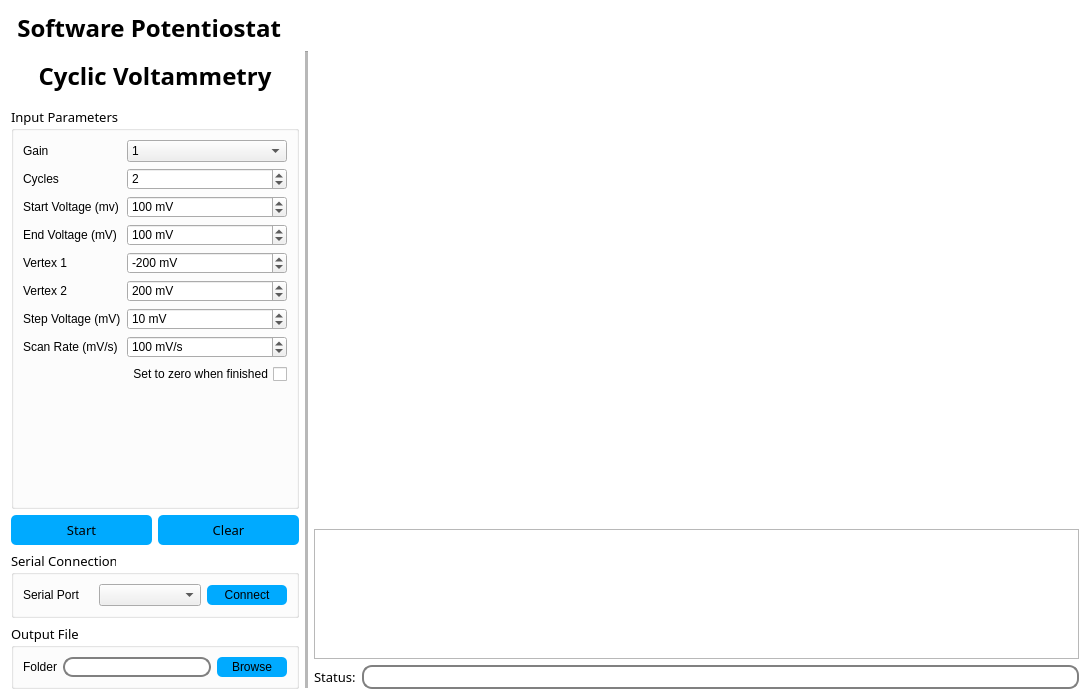
<?xml version="1.0" encoding="UTF-8"?>
<ui version="4.0">
 <class>MainWindow</class>
 <widget class="QWidget" name="MainWindow">
  <property name="geometry">
   <rect>
    <x>0</x>
    <y>0</y>
    <width>1090</width>
    <height>700</height>
   </rect>
  </property>
  <property name="minimumSize">
   <size>
    <width>1090</width>
    <height>700</height>
   </size>
  </property>
  <property name="font">
   <font>
    <family>Avenir Next LT Pro</family>
    <pointsize>10</pointsize>
   </font>
  </property>
  <property name="windowTitle">
   <string>Potenciostato</string>
  </property>
  <property name="styleSheet">
   <string notr="true">#MainWindow{
background-color: rgb(255, 255, 255);
}
QPushButton{
color:black;
border-radius: 5px;
background-color: rgb(0, 170, 255);
}
QPushButton:disabled{
color:black;
border-radius: 10px;
background-color: rgb(176, 176, 176);
}
QLineEdit {
    border: 2px solid gray;
    border-radius: 10px;
    padding: 0 8px;
    selection-background-color: darkgray;
}</string>
  </property>
  <layout class="QVBoxLayout" name="verticalLayout_3">
   <item>
    <layout class="QHBoxLayout" name="horizontalLayout_4" stretch="0,1">
     <item>
      <widget class="QLabel" name="titleText_2">
       <property name="maximumSize">
        <size>
         <width>16777215</width>
         <height>50</height>
        </size>
       </property>
       <property name="font">
        <font>
         <family>Avenir Next LT Pro</family>
         <pointsize>18</pointsize>
         <bold>true</bold>
        </font>
       </property>
       <property name="frameShape">
        <enum>QFrame::NoFrame</enum>
       </property>
       <property name="midLineWidth">
        <number>0</number>
       </property>
       <property name="text">
        <string> Software Potentiostat</string>
       </property>
       <property name="alignment">
        <set>Qt::AlignCenter</set>
       </property>
      </widget>
     </item>
     <item>
      <layout class="QHBoxLayout" name="horizontalLayout_3">
       <item>
        <spacer name="horizontalSpacer_3">
         <property name="orientation">
          <enum>Qt::Horizontal</enum>
         </property>
         <property name="sizeHint" stdset="0">
          <size>
           <width>40</width>
           <height>20</height>
          </size>
         </property>
        </spacer>
       </item>
       <item>
        <widget class="QLabel" name="label_fapesp">
         <property name="sizePolicy">
          <sizepolicy hsizetype="Fixed" vsizetype="Fixed">
           <horstretch>0</horstretch>
           <verstretch>0</verstretch>
          </sizepolicy>
         </property>
         <property name="minimumSize">
          <size>
           <width>150</width>
           <height>0</height>
          </size>
         </property>
         <property name="maximumSize">
          <size>
           <width>150</width>
           <height>50</height>
          </size>
         </property>
         <property name="text">
          <string/>
         </property>
         <property name="scaledContents">
          <bool>true</bool>
         </property>
         <property name="alignment">
          <set>Qt::AlignCenter</set>
         </property>
        </widget>
       </item>
       <item>
        <spacer name="horizontalSpacer">
         <property name="orientation">
          <enum>Qt::Horizontal</enum>
         </property>
         <property name="sizeHint" stdset="0">
          <size>
           <width>40</width>
           <height>20</height>
          </size>
         </property>
        </spacer>
       </item>
       <item>
        <widget class="QLabel" name="label_iq">
         <property name="sizePolicy">
          <sizepolicy hsizetype="Fixed" vsizetype="Fixed">
           <horstretch>0</horstretch>
           <verstretch>0</verstretch>
          </sizepolicy>
         </property>
         <property name="maximumSize">
          <size>
           <width>170</width>
           <height>80</height>
          </size>
         </property>
         <property name="text">
          <string/>
         </property>
         <property name="scaledContents">
          <bool>true</bool>
         </property>
         <property name="alignment">
          <set>Qt::AlignCenter</set>
         </property>
        </widget>
       </item>
       <item>
        <spacer name="horizontalSpacer_2">
         <property name="orientation">
          <enum>Qt::Horizontal</enum>
         </property>
         <property name="sizeHint" stdset="0">
          <size>
           <width>40</width>
           <height>20</height>
          </size>
         </property>
        </spacer>
       </item>
       <item>
        <widget class="QLabel" name="label_poli">
         <property name="sizePolicy">
          <sizepolicy hsizetype="Fixed" vsizetype="Fixed">
           <horstretch>0</horstretch>
           <verstretch>0</verstretch>
          </sizepolicy>
         </property>
         <property name="maximumSize">
          <size>
           <width>80</width>
           <height>70</height>
          </size>
         </property>
         <property name="text">
          <string/>
         </property>
         <property name="scaledContents">
          <bool>true</bool>
         </property>
         <property name="alignment">
          <set>Qt::AlignCenter</set>
         </property>
        </widget>
       </item>
      </layout>
     </item>
    </layout>
   </item>
   <item>
    <layout class="QHBoxLayout" name="horizontalLayout_6" stretch="0,0,2">
     <item>
      <layout class="QVBoxLayout" name="verticalLayout" stretch="1,1,0,0,0">
       <item>
        <widget class="QLabel" name="titleText">
         <property name="maximumSize">
          <size>
           <width>16777215</width>
           <height>50</height>
          </size>
         </property>
         <property name="font">
          <font>
           <family>Avenir Next LT Pro</family>
           <pointsize>18</pointsize>
           <bold>true</bold>
          </font>
         </property>
         <property name="frameShape">
          <enum>QFrame::NoFrame</enum>
         </property>
         <property name="midLineWidth">
          <number>0</number>
         </property>
         <property name="text">
          <string>Cyclic Voltammetry</string>
         </property>
         <property name="alignment">
          <set>Qt::AlignCenter</set>
         </property>
        </widget>
       </item>
       <item>
        <widget class="QGroupBox" name="inputGroupBox">
         <property name="minimumSize">
          <size>
           <width>0</width>
           <height>280</height>
          </size>
         </property>
         <property name="maximumSize">
          <size>
           <width>400</width>
           <height>16777215</height>
          </size>
         </property>
         <property name="autoFillBackground">
          <bool>false</bool>
         </property>
         <property name="title">
          <string>Input Parameters</string>
         </property>
         <property name="checkable">
          <bool>false</bool>
         </property>
         <layout class="QFormLayout" name="formLayout">
          <property name="bottomMargin">
           <number>0</number>
          </property>
          <item row="0" column="0">
           <widget class="QLabel" name="lmpGainLabel">
            <property name="text">
             <string>Gain</string>
            </property>
           </widget>
          </item>
          <item row="0" column="1">
           <widget class="QComboBox" name="lmpGainValue">
            <property name="currentText">
             <string>1</string>
            </property>
            <property name="maxCount">
             <number>7</number>
            </property>
            <item>
             <property name="text">
              <string>1</string>
             </property>
            </item>
            <item>
             <property name="text">
              <string>2</string>
             </property>
            </item>
            <item>
             <property name="text">
              <string>3</string>
             </property>
            </item>
            <item>
             <property name="text">
              <string>4</string>
             </property>
            </item>
            <item>
             <property name="text">
              <string>5</string>
             </property>
            </item>
            <item>
             <property name="text">
              <string>6</string>
             </property>
            </item>
            <item>
             <property name="text">
              <string>7</string>
             </property>
            </item>
           </widget>
          </item>
          <item row="1" column="0">
           <widget class="QLabel" name="cyclesLabel">
            <property name="text">
             <string>Cycles</string>
            </property>
           </widget>
          </item>
          <item row="1" column="1">
           <widget class="QSpinBox" name="cyclesValue">
            <property name="toolTip">
             <string>&lt;html&gt;&lt;head/&gt;&lt;body&gt;&lt;p&gt;Values from -650 to 650&lt;/p&gt;&lt;p&gt;&lt;br/&gt;&lt;/p&gt;&lt;/body&gt;&lt;/html&gt;</string>
            </property>
            <property name="frame">
             <bool>true</bool>
            </property>
            <property name="minimum">
             <number>0</number>
            </property>
            <property name="maximum">
             <number>50</number>
            </property>
            <property name="value">
             <number>2</number>
            </property>
           </widget>
          </item>
          <item row="2" column="0">
           <widget class="QLabel" name="startVoltageLabel">
            <property name="text">
             <string>Start Voltage (mv)</string>
            </property>
           </widget>
          </item>
          <item row="2" column="1">
           <widget class="QSpinBox" name="startVoltageValue">
            <property name="toolTip">
             <string>&lt;html&gt;&lt;head/&gt;&lt;body&gt;&lt;p&gt;Values from -650 to 650&lt;/p&gt;&lt;p&gt;&lt;br/&gt;&lt;/p&gt;&lt;/body&gt;&lt;/html&gt;</string>
            </property>
            <property name="suffix">
             <string> mV</string>
            </property>
            <property name="minimum">
             <number>-650</number>
            </property>
            <property name="maximum">
             <number>650</number>
            </property>
            <property name="value">
             <number>100</number>
            </property>
           </widget>
          </item>
          <item row="3" column="0">
           <widget class="QLabel" name="endVoltageLabel">
            <property name="text">
             <string>End Voltage (mV)</string>
            </property>
           </widget>
          </item>
          <item row="3" column="1">
           <widget class="QSpinBox" name="endVoltageValue">
            <property name="toolTip">
             <string>&lt;html&gt;&lt;head/&gt;&lt;body&gt;&lt;p&gt;Values from -650 to 650&lt;/p&gt;&lt;p&gt;&lt;br/&gt;&lt;/p&gt;&lt;/body&gt;&lt;/html&gt;</string>
            </property>
            <property name="suffix">
             <string> mV</string>
            </property>
            <property name="minimum">
             <number>-650</number>
            </property>
            <property name="maximum">
             <number>650</number>
            </property>
            <property name="value">
             <number>100</number>
            </property>
           </widget>
          </item>
          <item row="4" column="0">
           <widget class="QLabel" name="vertex1Label">
            <property name="text">
             <string>Vertex 1</string>
            </property>
           </widget>
          </item>
          <item row="4" column="1">
           <widget class="QSpinBox" name="vertex1Value">
            <property name="toolTip">
             <string>&lt;html&gt;&lt;head/&gt;&lt;body&gt;&lt;p&gt;Values from -650 to 650&lt;/p&gt;&lt;p&gt;&lt;br/&gt;&lt;/p&gt;&lt;/body&gt;&lt;/html&gt;</string>
            </property>
            <property name="suffix">
             <string> mV</string>
            </property>
            <property name="minimum">
             <number>-650</number>
            </property>
            <property name="maximum">
             <number>650</number>
            </property>
            <property name="value">
             <number>-200</number>
            </property>
           </widget>
          </item>
          <item row="5" column="0">
           <widget class="QLabel" name="vertex2Label">
            <property name="text">
             <string>Vertex 2</string>
            </property>
           </widget>
          </item>
          <item row="5" column="1">
           <widget class="QSpinBox" name="vertex2Value">
            <property name="toolTip">
             <string>&lt;html&gt;&lt;head/&gt;&lt;body&gt;&lt;p&gt;Values from -650 to 650&lt;/p&gt;&lt;p&gt;&lt;br/&gt;&lt;/p&gt;&lt;/body&gt;&lt;/html&gt;</string>
            </property>
            <property name="suffix">
             <string> mV</string>
            </property>
            <property name="minimum">
             <number>-650</number>
            </property>
            <property name="maximum">
             <number>650</number>
            </property>
            <property name="value">
             <number>200</number>
            </property>
           </widget>
          </item>
          <item row="6" column="0">
           <widget class="QLabel" name="stepVoltageLabel">
            <property name="text">
             <string>Step Voltage (mV)</string>
            </property>
           </widget>
          </item>
          <item row="6" column="1">
           <widget class="QSpinBox" name="stepVoltageValue">
            <property name="toolTip">
             <string>&lt;html&gt;&lt;head/&gt;&lt;body&gt;&lt;p&gt;Values from 1 to 650&lt;/p&gt;&lt;p&gt;&lt;br/&gt;&lt;/p&gt;&lt;/body&gt;&lt;/html&gt;</string>
            </property>
            <property name="suffix">
             <string> mV</string>
            </property>
            <property name="minimum">
             <number>1</number>
            </property>
            <property name="maximum">
             <number>650</number>
            </property>
            <property name="value">
             <number>10</number>
            </property>
           </widget>
          </item>
          <item row="7" column="0">
           <widget class="QLabel" name="scanRateLabel">
            <property name="text">
             <string>Scan Rate (mV/s)</string>
            </property>
           </widget>
          </item>
          <item row="7" column="1">
           <widget class="QSpinBox" name="scanRateValue">
            <property name="toolTip">
             <string>&lt;html&gt;&lt;head/&gt;&lt;body&gt;&lt;p&gt;Values from 1 to 1000&lt;/p&gt;&lt;p&gt;&lt;br/&gt;&lt;/p&gt;&lt;/body&gt;&lt;/html&gt;</string>
            </property>
            <property name="suffix">
             <string> mV/s</string>
            </property>
            <property name="minimum">
             <number>1</number>
            </property>
            <property name="maximum">
             <number>1000</number>
            </property>
            <property name="value">
             <number>100</number>
            </property>
           </widget>
          </item>
          <item row="8" column="1">
           <widget class="QCheckBox" name="setToZeroValue">
            <property name="layoutDirection">
             <enum>Qt::RightToLeft</enum>
            </property>
            <property name="text">
             <string>Set to zero when finished</string>
            </property>
           </widget>
          </item>
         </layout>
        </widget>
       </item>
       <item>
        <layout class="QGridLayout" name="gridLayout">
         <item row="0" column="0">
          <widget class="QPushButton" name="startButton">
           <property name="minimumSize">
            <size>
             <width>50</width>
             <height>30</height>
            </size>
           </property>
           <property name="text">
            <string>Start</string>
           </property>
          </widget>
         </item>
         <item row="0" column="1">
          <widget class="QPushButton" name="clearButton">
           <property name="minimumSize">
            <size>
             <width>50</width>
             <height>30</height>
            </size>
           </property>
           <property name="text">
            <string>Clear</string>
           </property>
          </widget>
         </item>
        </layout>
       </item>
       <item>
        <widget class="QGroupBox" name="groupBox">
         <property name="title">
          <string>Serial Connection</string>
         </property>
         <layout class="QHBoxLayout" name="horizontalLayout">
          <item>
           <widget class="QLabel" name="label_SerialPort">
            <property name="maximumSize">
             <size>
              <width>70</width>
              <height>16777215</height>
             </size>
            </property>
            <property name="text">
             <string>Serial Port</string>
            </property>
           </widget>
          </item>
          <item>
           <widget class="QComboBox" name="serialPortsComboBox"/>
          </item>
          <item>
           <widget class="QPushButton" name="connectButton">
            <property name="minimumSize">
             <size>
              <width>80</width>
              <height>20</height>
             </size>
            </property>
            <property name="maximumSize">
             <size>
              <width>80</width>
              <height>16777215</height>
             </size>
            </property>
            <property name="text">
             <string>Connect</string>
            </property>
           </widget>
          </item>
         </layout>
        </widget>
       </item>
       <item>
        <widget class="QGroupBox" name="groupBox_2">
         <property name="title">
          <string>Output File</string>
         </property>
         <layout class="QHBoxLayout" name="horizontalLayout_2">
          <item>
           <widget class="QLabel" name="label_Folder">
            <property name="maximumSize">
             <size>
              <width>70</width>
              <height>16777215</height>
             </size>
            </property>
            <property name="text">
             <string>Folder</string>
            </property>
           </widget>
          </item>
          <item>
           <widget class="QLineEdit" name="outputFileName">
            <property name="readOnly">
             <bool>true</bool>
            </property>
           </widget>
          </item>
          <item>
           <widget class="QPushButton" name="browseButton">
            <property name="minimumSize">
             <size>
              <width>70</width>
              <height>20</height>
             </size>
            </property>
            <property name="maximumSize">
             <size>
              <width>80</width>
              <height>16777215</height>
             </size>
            </property>
            <property name="text">
             <string>Browse</string>
            </property>
           </widget>
          </item>
         </layout>
        </widget>
       </item>
      </layout>
     </item>
     <item>
      <widget class="Line" name="line">
       <property name="midLineWidth">
        <number>4</number>
       </property>
       <property name="orientation">
        <enum>Qt::Vertical</enum>
       </property>
      </widget>
     </item>
     <item>
      <layout class="QVBoxLayout" name="verticalLayout_2" stretch="0,0,0">
       <item>
        <widget class="QWidget" name="chartWidget" native="true">
         <property name="minimumSize">
          <size>
           <width>789</width>
           <height>452</height>
          </size>
         </property>
        </widget>
       </item>
       <item>
        <widget class="QTextEdit" name="textEdit">
         <property name="enabled">
          <bool>true</bool>
         </property>
         <property name="maximumSize">
          <size>
           <width>16777215</width>
           <height>130</height>
          </size>
         </property>
        </widget>
       </item>
       <item>
        <layout class="QHBoxLayout" name="horizontalLayout_5" stretch="0,1">
         <item>
          <widget class="QLabel" name="label_Status">
           <property name="text">
            <string>Status:</string>
           </property>
          </widget>
         </item>
         <item>
          <widget class="QLineEdit" name="lineEdit_Status">
           <property name="alignment">
            <set>Qt::AlignCenter</set>
           </property>
           <property name="readOnly">
            <bool>true</bool>
           </property>
          </widget>
         </item>
        </layout>
       </item>
      </layout>
     </item>
    </layout>
   </item>
  </layout>
 </widget>
 <resources/>
 <connections/>
</ui>
